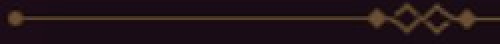
#> input picture 图片/其他/英雄横条.jpg, 250 x 22 px, given in place of test6.png, which was not available (shown 2 times larger)
$ python '坐标标注工具.py'
#> lines starting #> are read from the running program, lines starting #| are printed output that depends on the picture; pictures that were not available may be replaced by others from this repository, and a replacement may not be noted
### 工具/图片处理工具.py
import os

import cv2
import numpy as np
from PIL import Image


def 读取图片并转为灰度图(图片路径):
#> called with 图片路径 = '../图片/训练_提取/test6.png'
    图片 = Image.open(图片路径)
#> 图片 is the input picture: PIL image 250x22 RGB; mean R, G, B 33.2, 18.4, 23.9
    图片 = np.asarray(图片)
    图片 = cv2.cvtColor(图片, cv2.COLOR_RGB2BGR)
#> 图片: shape (22, 250, 3)
    灰度_图片 = cv2.cvtColor(图片, cv2.COLOR_BGR2GRAY)
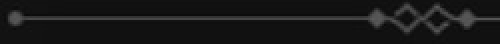
#> 灰度_图片: shape (22, 250) (shown 2 times larger); min 6, max 91, mean 23.4
    return 灰度_图片


def 起始位置(图片):
    """
    是用开源计算机可视化库进行模版匹配，来确定一个起始位置。这样在位置多变的情况也可以找到正确的位置
    :param 图片: 一张二维的灰度图
    :return:
    """
    该文件路径 = os.path.dirname(__file__)
    图片目录 = 该文件路径 + '/../图片/其他/'
    传说_图片 = Image.open(图片目录 + '传说横条.jpg')
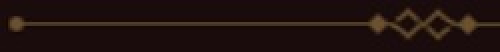
#> input picture 图片/其他/传说横条.jpg, 250 x 26 px (shown 2 times larger)
#> 传说_图片 is the input picture: PIL image 250x26 RGB; mean R, G, B 32, 17.2, 14.7
    传说_图片 = np.asarray(传说_图片)
    传说_图片 = cv2.cvtColor(传说_图片, cv2.COLOR_RGB2BGR)
#> 传说_图片: shape (26, 250, 3)
    灰度_传说_模板 = cv2.cvtColor(传说_图片, cv2.COLOR_BGR2GRAY)
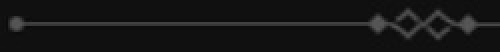
#> 灰度_传说_模板: shape (26, 250) (shown 2 times larger); min 4, max 90, mean 21.3
    # cv2.imshow('1', 灰度_传说_模板)

    匹配结果 = cv2.matchTemplate(图片, 灰度_传说_模板, cv2.TM_CCOEFF_NORMED)
#> 匹配结果 = [0.159, 0.306, 0.777, 0.951, 0.508]
    最小值, 最大值, 最小值位置, 最大值位置 = cv2.minMaxLoc(匹配结果)
#> 最小值 = 0.159; 最大值 = 0.951; 最小值位置 = (0, 0); 最大值位置 = (0, 3)
    print('匹配结果最大值位置：', 最大值位置)
#| 匹配结果最大值位置： (0, 3)
    # (左，上，右，下）
    return (最大值位置[0], 最大值位置[1] + 127, 最大值位置[0] + 135, 最大值位置[1] + 127 + 35), \
           (最大值位置[0] + 322, 最大值位置[1] + 127, 最大值位置[0] + 322 + 80, 最大值位置[1] + 127 + 35)

    # [8 lines of commented-out code are left out]

### 工具/坐标标注工具.py
import os.path

import cv2
import numpy as np
from PIL import Image

from 工具.图片处理工具 import 读取图片并转为灰度图, 起始位置


def 打印坐标(位置, 类型=''):
    增量y = 位置[3] - 位置[1]
    坐标列表 = []
    起始数值 = 1
    位置 = list(位置)
    for i in range(4):
        起始数值 += 1
        坐标列表.append(f'{str(位置[0])},{str(位置[1])},{str(位置[2])},{str(位置[3])},{类型}')

        位置[1] = 位置[1] + 增量y
        位置[3] = 位置[3] + 增量y
    print(坐标列表)
    return 坐标列表


def 显示截取效果(坐标列表1, 坐标列表2):
    图片 = Image.open('../图片/训练_提取/' + 图片名)
    图片 = np.asarray(图片)
    图片 = cv2.cvtColor(图片, cv2.COLOR_RGB2BGR)
    for 坐标1, 坐标2 in zip(坐标列表1, 坐标列表2):
        坐标1 = 坐标1.split(',')
        坐标2 = 坐标2.split(',')
        cv2.rectangle(图片, (int(坐标1[0]), int(坐标1[1])), (int(坐标1[2]), int(坐标1[3])), (0, 255, 0), 2)
        cv2.rectangle(图片, (int(坐标2[0]), int(坐标2[1])), (int(坐标2[2]), int(坐标2[3])), (0, 255, 0), 2)
    cv2.imshow('1', 图片)
    cv2.waitKey()
    cv2.destroyAllWindows()


if __name__ == '__main__':
    # 无英雄有转换石截取的位置 =906 579
    图片名 = 'test6.png'
    灰度_图片 = 读取图片并转为灰度图('../图片/训练_提取/' + 图片名)
    属性截取位置, 数值截取位置 = 起始位置(灰度_图片)
#> 属性截取位置 = (0, 130, 135, 165); 数值截取位置 = (322, 130, 402, 165)

    属性坐标列表 = 打印坐标(属性截取位置, 类型='属性')
#> in 打印坐标, `增量y = 位置[3] - 位置[1]`: 增量y = 35
#> in 打印坐标, `位置 = list(位置)`: 位置 = [0, 130, 135, 165]
#> after the loop in 打印坐标, `for i in range(4):`: 位置 = [0, 270, 135, 305]; 坐标列表 = ['0,130,135,165,属性', '0,165,135,200,属性', '0,200,135,235,属性', '0,235,135,270,属性']; 起始数值 = 5
#| ['0,130,135,165,属性', '0,165,135,200,属性', '0,200,135,235,属性', '0,235,135,270,属性']
#> 属性坐标列表 has the same summary as 坐标列表 in 打印坐标
    数值坐标列表 = 打印坐标(数值截取位置, 类型='数值')
#| ['322,130,402,165,数值', '322,165,402,200,数值', '322,200,402,235,数值', '322,235,402,270,数值']
#> 数值坐标列表 = ['322,130,402,165,数值', '322,165,402,200,数值', '322,200,402,235,数值', '322,235,402,270,数值']
    显示截取效果(属性坐标列表, 数值坐标列表)
#> the loop in 显示截取效果, `for 坐标1, 坐标2 in zip(坐标列表1, 坐标列表2):` made 4 passes
#> (坐标1, 坐标2) on passes 1 to 4: (['0', '130', '135', '165', '属性'], ['322', '130', '402', '165', '数值']), (['0', '165', '135', '200', '属性'], ['322', '165', '402', '200', '数值']), (['0', '200', '135', '235', '属性'], ['322', '200', '402', '235', '数值']), (['0', '235', '135', '270', '属性'], ['322', '235', '402', '270', '数值'])

    坐标目录路径 = '../标签/坐标/'
    if os.path.exists(坐标目录路径) is False:
        os.mkdir(坐标目录路径)

    文件名 = 图片名.split('.')[0] + '.txt'
    with open(坐标目录路径 + 文件名, 'w', encoding='utf8') as 文件:
        文件.writelines('\n'.join(属性坐标列表))
        文件.writelines('\n')
        文件.writelines('\n'.join(数值坐标列表))
        文件.close()
